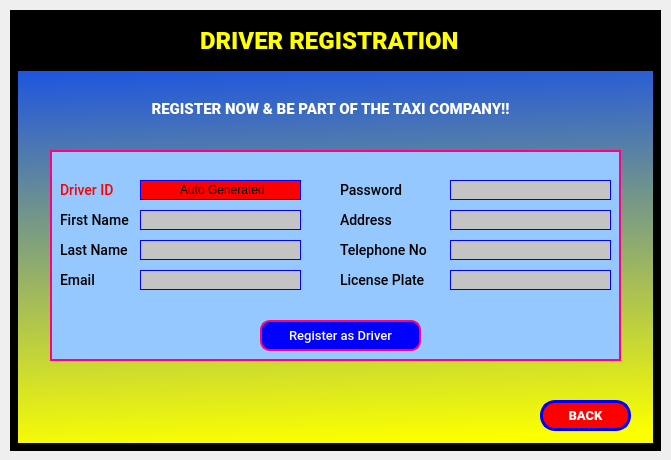
<?xml version="1.0" encoding="UTF-8"?>
<ui version="4.0">
 <class>driverRegisterScreen_Dialog</class>
 <widget class="QDialog" name="driverRegisterScreen_Dialog">
  <property name="geometry">
   <rect>
    <x>0</x>
    <y>0</y>
    <width>671</width>
    <height>460</height>
   </rect>
  </property>
  <property name="windowTitle">
   <string>Dialog</string>
  </property>
  <widget class="QWidget" name="driverRegisterScreen" native="true">
   <property name="geometry">
    <rect>
     <x>10</x>
     <y>10</y>
     <width>651</width>
     <height>441</height>
    </rect>
   </property>
   <property name="styleSheet">
    <string notr="true">border: 8px solid black;
background-color:qlineargradient(spread:pad, x1:0.0511364, y1:1, x2:0, y2:0, stop:0 rgba(251, 255, 0, 255), stop:0.98 rgba(0, 61, 255, 255), stop:1 rgba(0, 0, 0, 0));
</string>
   </property>
   <widget class="QLabel" name="register_txt">
    <property name="geometry">
     <rect>
      <x>190</x>
      <y>20</y>
      <width>291</width>
      <height>21</height>
     </rect>
    </property>
    <property name="styleSheet">
     <string notr="true">font-family: Roboto;
font-style: normal;
font-weight: 900;
font-size: 24px;
border: none;
background-color: none;
color: yellow;
</string>
    </property>
    <property name="text">
     <string>DRIVER REGISTRATION</string>
    </property>
   </widget>
   <widget class="QPushButton" name="backBtn">
    <property name="geometry">
     <rect>
      <x>530</x>
      <y>390</y>
      <width>91</width>
      <height>31</height>
     </rect>
    </property>
    <property name="styleSheet">
     <string notr="true">background: red;
border: 3px solid blue;
box-sizing: border-box;
border-radius: 15px;
font-family: Roboto;
font-style: normal;
font-weight: 900;
font-size: 13px;
text-align: center;
color: white;</string>
    </property>
    <property name="text">
     <string>BACK</string>
    </property>
   </widget>
   <widget class="QPushButton" name="registerAsDriverBtn">
    <property name="geometry">
     <rect>
      <x>250</x>
      <y>310</y>
      <width>161</width>
      <height>31</height>
     </rect>
    </property>
    <property name="styleSheet">
     <string notr="true">background: blue;
border: 2px solid rgb(255, 0, 127);
box-sizing: border-box;
border-radius: 10px;
font-family: Roboto;
font-style: normal;
font-weight:500;
font-size: 13px;
text-align: center;
color: white;</string>
    </property>
    <property name="text">
     <string>Register as Driver</string>
    </property>
   </widget>
   <widget class="QLabel" name="label">
    <property name="geometry">
     <rect>
      <x>0</x>
      <y>0</y>
      <width>651</width>
      <height>61</height>
     </rect>
    </property>
    <property name="styleSheet">
     <string notr="true">background-color: black;
border-bottom: 2px solid black;</string>
    </property>
    <property name="text">
     <string/>
    </property>
   </widget>
   <widget class="QLabel" name="firstNameLabel">
    <property name="geometry">
     <rect>
      <x>50</x>
      <y>200</y>
      <width>91</width>
      <height>21</height>
     </rect>
    </property>
    <property name="styleSheet">
     <string notr="true">font-family: Roboto;
font-style:normal;
font-weight:500;
font-size: 14px;
text-align: center;
color: #000000;
border: none;
background-color: none;</string>
    </property>
    <property name="text">
     <string>First Name</string>
    </property>
   </widget>
   <widget class="QLabel" name="emailLabel">
    <property name="geometry">
     <rect>
      <x>50</x>
      <y>260</y>
      <width>91</width>
      <height>21</height>
     </rect>
    </property>
    <property name="styleSheet">
     <string notr="true">font-family: Roboto;
font-style:normal;
font-weight:500;
font-size: 14px;
text-align: center;
color: #000000;
border: none;
background-color: none;</string>
    </property>
    <property name="text">
     <string>Email</string>
    </property>
   </widget>
   <widget class="QLabel" name="addressLabel">
    <property name="geometry">
     <rect>
      <x>330</x>
      <y>200</y>
      <width>91</width>
      <height>21</height>
     </rect>
    </property>
    <property name="styleSheet">
     <string notr="true">font-family: Roboto;
font-style:normal;
font-weight:500;
font-size: 14px;
text-align: center;
color: #000000;
border: none;
background-color: none;</string>
    </property>
    <property name="text">
     <string>Address</string>
    </property>
   </widget>
   <widget class="QLabel" name="telephoneNoLabel">
    <property name="geometry">
     <rect>
      <x>330</x>
      <y>230</y>
      <width>101</width>
      <height>21</height>
     </rect>
    </property>
    <property name="styleSheet">
     <string notr="true">font-family: Roboto;
font-style:normal;
font-weight:500;
font-size: 14px;
text-align: center;
color: #000000;
border: none;
background-color: none;</string>
    </property>
    <property name="text">
     <string>Telephone No</string>
    </property>
   </widget>
   <widget class="QLabel" name="ccNumberLabel">
    <property name="geometry">
     <rect>
      <x>330</x>
      <y>260</y>
      <width>91</width>
      <height>21</height>
     </rect>
    </property>
    <property name="styleSheet">
     <string notr="true">font-family: Roboto;
font-style:normal;
font-weight:500;
font-size: 14px;
text-align: center;
color: #000000;
border: none;
background-color: none;</string>
    </property>
    <property name="text">
     <string>License Plate</string>
    </property>
   </widget>
   <widget class="QLabel" name="LastNameLabel">
    <property name="geometry">
     <rect>
      <x>50</x>
      <y>230</y>
      <width>91</width>
      <height>21</height>
     </rect>
    </property>
    <property name="styleSheet">
     <string notr="true">font-family: Roboto;
font-style:normal;
font-weight:500;
font-size: 14px;
text-align: center;
color: #000000;
border: none;
background-color: none;</string>
    </property>
    <property name="text">
     <string>Last Name</string>
    </property>
   </widget>
   <widget class="QLabel" name="passwordLabel">
    <property name="geometry">
     <rect>
      <x>330</x>
      <y>170</y>
      <width>91</width>
      <height>21</height>
     </rect>
    </property>
    <property name="styleSheet">
     <string notr="true">font-family: Roboto;
font-style:normal;
font-weight:500;
font-size: 14px;
text-align: center;
color: #000000;
border: none;
background-color: none;</string>
    </property>
    <property name="text">
     <string>Password</string>
    </property>
   </widget>
   <widget class="QLineEdit" name="dTelephoneNoLineEdit">
    <property name="geometry">
     <rect>
      <x>440</x>
      <y>230</y>
      <width>161</width>
      <height>20</height>
     </rect>
    </property>
    <property name="styleSheet">
     <string notr="true">background: #C4C4C4;
border: 1px solid blue;</string>
    </property>
   </widget>
   <widget class="QLineEdit" name="dAddressLineEdit">
    <property name="geometry">
     <rect>
      <x>440</x>
      <y>200</y>
      <width>161</width>
      <height>20</height>
     </rect>
    </property>
    <property name="styleSheet">
     <string notr="true">background: #C4C4C4;
border: 1px solid blue;</string>
    </property>
   </widget>
   <widget class="QLineEdit" name="dPasswordLineEdit">
    <property name="geometry">
     <rect>
      <x>440</x>
      <y>170</y>
      <width>161</width>
      <height>20</height>
     </rect>
    </property>
    <property name="styleSheet">
     <string notr="true">background: #C4C4C4;
border: 1px solid blue;</string>
    </property>
   </widget>
   <widget class="QLineEdit" name="dEmailLineEdit">
    <property name="geometry">
     <rect>
      <x>130</x>
      <y>260</y>
      <width>161</width>
      <height>20</height>
     </rect>
    </property>
    <property name="styleSheet">
     <string notr="true">background: #C4C4C4;
border: 1px solid blue;</string>
    </property>
   </widget>
   <widget class="QLineEdit" name="dLastNameLineEdit">
    <property name="geometry">
     <rect>
      <x>130</x>
      <y>230</y>
      <width>161</width>
      <height>20</height>
     </rect>
    </property>
    <property name="styleSheet">
     <string notr="true">background: #C4C4C4;
border: 1px solid blue;</string>
    </property>
   </widget>
   <widget class="QLineEdit" name="dFirstNameLineEdit">
    <property name="geometry">
     <rect>
      <x>130</x>
      <y>200</y>
      <width>161</width>
      <height>20</height>
     </rect>
    </property>
    <property name="styleSheet">
     <string notr="true">background: #C4C4C4;
border: 1px solid blue;</string>
    </property>
    <property name="text">
     <string/>
    </property>
   </widget>
   <widget class="QLineEdit" name="dLicencePlateLineEdit">
    <property name="geometry">
     <rect>
      <x>440</x>
      <y>260</y>
      <width>161</width>
      <height>20</height>
     </rect>
    </property>
    <property name="styleSheet">
     <string notr="true">background: #C4C4C4;
border: 1px solid blue;</string>
    </property>
   </widget>
   <widget class="QLabel" name="label_11">
    <property name="geometry">
     <rect>
      <x>40</x>
      <y>140</y>
      <width>571</width>
      <height>211</height>
     </rect>
    </property>
    <property name="styleSheet">
     <string notr="true">border: 2px solid rgb(255, 0, 127);
background-color: rgb(149, 200, 255);</string>
    </property>
    <property name="text">
     <string/>
    </property>
   </widget>
   <widget class="QLabel" name="registerSlogan">
    <property name="geometry">
     <rect>
      <x>120</x>
      <y>90</y>
      <width>401</width>
      <height>16</height>
     </rect>
    </property>
    <property name="styleSheet">
     <string notr="true">font-family: Roboto;
font-style: normal;
font-weight: 900;
font-size: 15px;
text-align: center;
border: none;
color: white;
background-color: none;
</string>
    </property>
    <property name="text">
     <string>&lt;html&gt;&lt;head/&gt;&lt;body&gt;&lt;p align=&quot;center&quot;&gt;&lt;span style=&quot; font-size:11pt;&quot;&gt;REGISTER NOW &amp;amp; BE PART OF THE TAXI COMPANY!!&lt;/span&gt;&lt;/p&gt;&lt;/body&gt;&lt;/html&gt;</string>
    </property>
   </widget>
   <widget class="QLineEdit" name="dDriverIDLineEdit">
    <property name="geometry">
     <rect>
      <x>130</x>
      <y>170</y>
      <width>161</width>
      <height>20</height>
     </rect>
    </property>
    <property name="styleSheet">
     <string notr="true">background: red;
border: 1px solid blue;</string>
    </property>
    <property name="text">
     <string/>
    </property>
   </widget>
   <widget class="QLabel" name="customerIDLabel">
    <property name="geometry">
     <rect>
      <x>50</x>
      <y>170</y>
      <width>91</width>
      <height>21</height>
     </rect>
    </property>
    <property name="styleSheet">
     <string notr="true">font-family: Roboto;
font-style:normal;
font-weight:500;
font-size: 14px;
text-align: center;
color: red;
border: none;
background-color: none;</string>
    </property>
    <property name="text">
     <string>Driver ID</string>
    </property>
   </widget>
   <widget class="QLabel" name="label_3">
    <property name="geometry">
     <rect>
      <x>170</x>
      <y>170</y>
      <width>91</width>
      <height>20</height>
     </rect>
    </property>
    <property name="styleSheet">
     <string notr="true">background-color: none;
border: none;</string>
    </property>
    <property name="text">
     <string>Auto Generated</string>
    </property>
   </widget>
   <widget class="QLabel" name="logo_2">
    <property name="geometry">
     <rect>
      <x>40</x>
      <y>360</y>
      <width>101</width>
      <height>61</height>
     </rect>
    </property>
    <property name="styleSheet">
     <string notr="true">background-color: none;
border: none;</string>
    </property>
    <property name="text">
     <string/>
    </property>
    <property name="pixmap">
     <pixmap>../Sketch imgs/registerNow.png</pixmap>
    </property>
    <property name="scaledContents">
     <bool>true</bool>
    </property>
   </widget>
   <widget class="QLabel" name="logo">
    <property name="geometry">
     <rect>
      <x>50</x>
      <y>0</y>
      <width>61</width>
      <height>61</height>
     </rect>
    </property>
    <property name="styleSheet">
     <string notr="true">background-color: none;
border: none;
padding: 3px 0px;</string>
    </property>
    <property name="text">
     <string/>
    </property>
    <property name="pixmap">
     <pixmap>../Sketch imgs/official-taxi-logo.png</pixmap>
    </property>
    <property name="scaledContents">
     <bool>true</bool>
    </property>
   </widget>
   <zorder>label</zorder>
   <zorder>label_11</zorder>
   <zorder>backBtn</zorder>
   <zorder>registerAsDriverBtn</zorder>
   <zorder>register_txt</zorder>
   <zorder>firstNameLabel</zorder>
   <zorder>emailLabel</zorder>
   <zorder>addressLabel</zorder>
   <zorder>telephoneNoLabel</zorder>
   <zorder>ccNumberLabel</zorder>
   <zorder>LastNameLabel</zorder>
   <zorder>passwordLabel</zorder>
   <zorder>dTelephoneNoLineEdit</zorder>
   <zorder>dAddressLineEdit</zorder>
   <zorder>dPasswordLineEdit</zorder>
   <zorder>dEmailLineEdit</zorder>
   <zorder>dLastNameLineEdit</zorder>
   <zorder>dFirstNameLineEdit</zorder>
   <zorder>dLicencePlateLineEdit</zorder>
   <zorder>registerSlogan</zorder>
   <zorder>dDriverIDLineEdit</zorder>
   <zorder>customerIDLabel</zorder>
   <zorder>label_3</zorder>
   <zorder>logo_2</zorder>
   <zorder>logo</zorder>
  </widget>
 </widget>
 <resources/>
 <connections/>
</ui>
